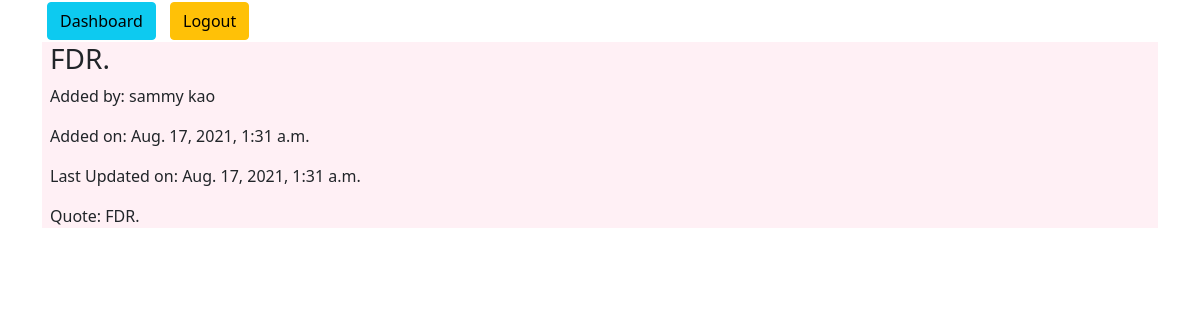
Screenshot of /edit/6 (signed in) with the database file from the repository.
### q_app/models.py (models this page shows)
class Quote(models.Model):
    quoter = models.CharField(max_length=30)
    quote = models.CharField(max_length=255)
    created_date = models.DateTimeField(auto_now_add=True)
    updated_at = models.DateTimeField(auto_now_add=True)
    posted_by = models.ForeignKey(User, related_name='posted_quote', on_delete = models.CASCADE)
    favorited_by = models.ManyToManyField(User, related_name="favorited_quote")
    objects = QuoteManager()

class User(models.Model):
    first_name = models.CharField(max_length=30)
    last_name = models.CharField(max_length=30)
    email = models.CharField(max_length=50)
    pw = models.CharField(max_length=30)
    created_date = models.DateTimeField(auto_now_add=True)
    updated_at = models.DateTimeField(auto_now_add=True)
    objects = UserManager()

### q_app/views.py (the view)
# urls.py: path('edit/<int:quote_id>', views.edit),
def edit(request, quote_id):
    if 'user_id' not in request.session:
        messages.error(request, "Must be logged in to view page!")
        return redirect('/')
    else:
        context = {
            'quote': Quote.objects.get(id = quote_id)
        }
    return render(request, 'edit.html', context)

### q_app/templates/edit.html (shortened to what this page needs)
<!DOCTYPE html>
<html lang="en">
    <head>
        {% load static %}
        <link rel='stylesheet' href='https://cdn.jsdelivr.net/npm/bootstrap@5.1.0/dist/css/bootstrap.min.css'
>
        <link rel="stylesheet" href="{% static 'quote.css' %}">
    </head>
    <body>
        <div class='container'>
            <div class="col-sm">
                <a class ='btn btn-info' href="/dashboard">Dashboard</a>
                <a class ='btn btn-warning' class ='col' href="/logout">Logout</a>
            </div>
            <div class="col px-2" id='background_2'>
                {% if quote.posted_by.id != request.session.user_id %}
                <h3>{{quote.quoter}}</h3>
                <p>Added by: {{quote.posted_by.first_name}} {{quote.posted_by.last_name}}</p>
                <p>Added on: {{quote.created_date}}</p>
                <p>Last Updated on: {{quote.updated_at}}</p>
                <p>Quote: {{quote.quoter}}</p>
                {% endif %}
            </div>
        </div>
    </body>
</html>

### q_app/static/quote.css (style rules this page uses)
#background_2 { background-color: lavenderblush; }
.btn { margin: 2px 5px; }

### rows the page displays
Quote: quoter "FDR.", posted_by.first_name "sammy", posted_by.last_name "kao", created_date "Aug. 17, 2021, 1:31 a.m.", updated_at "Aug. 17, 2021, 1:31 a.m."
